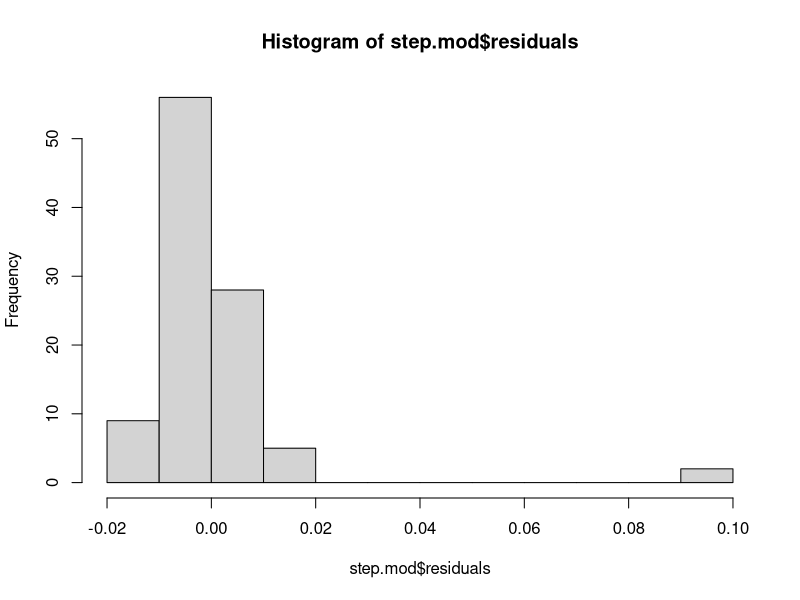
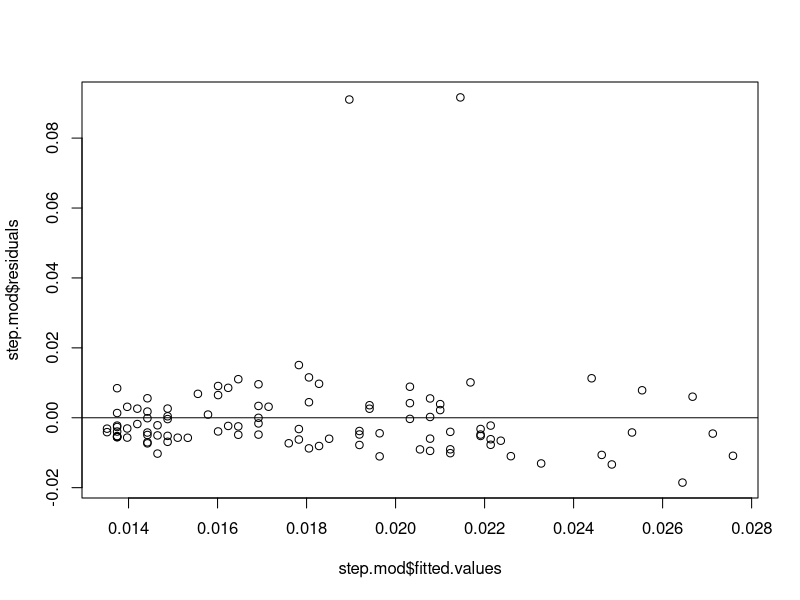
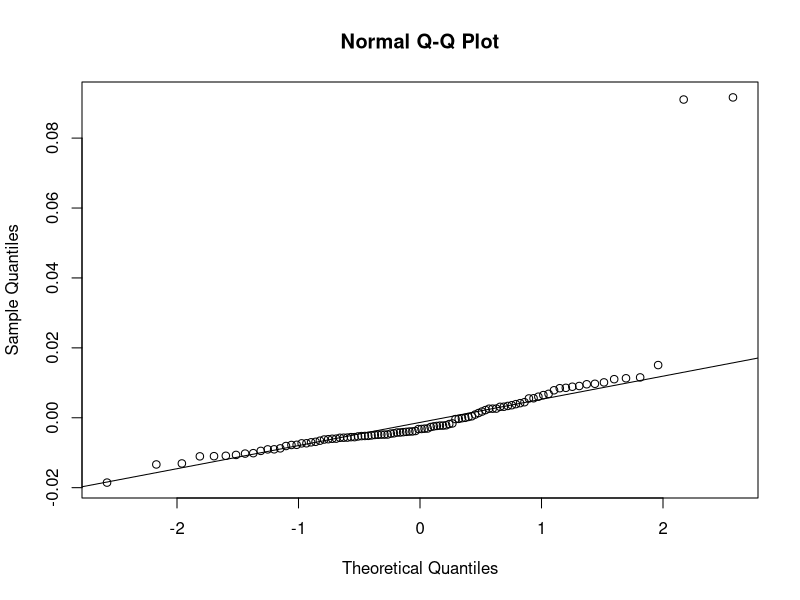

Source code (R) for these figures, in order:
## ---- chunk 1
knitr::opts_chunk$set(echo = TRUE)
## ---- chunk 2
library(readr, quietly = T)
library(MASS, quietly = T)
library(tidyverse, quietly = T)
## ---- chunk 3
setwd('~/Advanced Linear Models/HW 1/')
voters <- read_csv("ProportionNotReturned.csv")
## ---- chunk 4
weights = ifelse(voters$County %in% c('ROBESON', 'BLADEN') == F, 1, 0)
full.model = lm(PNR ~ ., data = voters[,2:ncol(voters)], weights = weights)
## ---- chunk 5
confint(full.model)
## ---- chunk 6
none = lm(PNR ~ 1, data = voters)
step.mod = stepAIC(none, scope = list(upper = full.model),  direction = 'both')
summary(step.mod)
## ---- chunk 7
hist(step.mod$residuals)
plot(step.mod$fitted.values, step.mod$residuals)
abline(a = 0, b= 0)
qqnorm(step.mod$residuals)
qqline(step.mod$residuals)
## ---- chunk 8

intervals = predict.lm(full.model,
                      set.fit = T,
                      interval = 'prediction',
                      level = .99,
                      weights = 1)
cbind(voters[which(weights == 0),'County'], intervals[which(weights == 0),])

## ---- chunk 9
dat = data.frame(County = voters$County[which(weights == 0)],
Excess.PNR = voters$PNR[which(weights == 0)] - intervals[which(weights == 0),'upr'])
dat

## ---- chunk 10
data.frame(County = voters[which(weights == 0),'County'],
           Unaccounted.Absentee = voters$AbsBal[which(weights == 0)]*dat$Excess.PNR)

